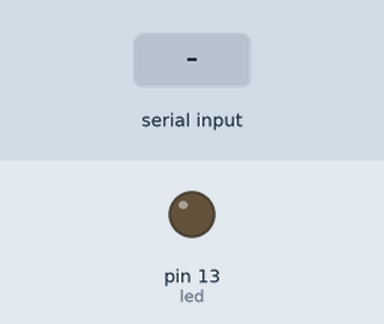
Bench run of a sketch on a simulated Arduino Uno, built with avr-gcc and run on an emulated ATmega328P. Parts: output pins drawn as LEDs (lit = HIGH). Inputs (shaded band) come from the test bench.

Above: at 1.2 s.
1.3 s: "7" received over Serial
At 2.5 s:
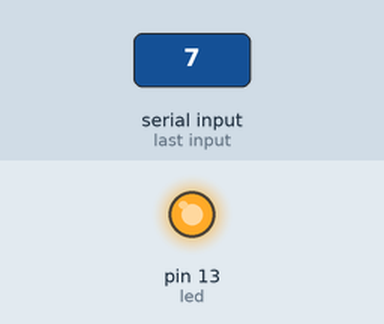
2.8 s: "1" received over Serial
At 3.7 s:
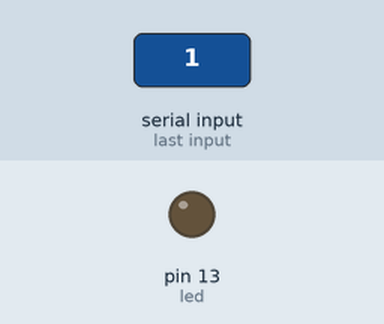
Timing chart, 0 to 5.8 s (numbered marks = the images above; inputs shaded):
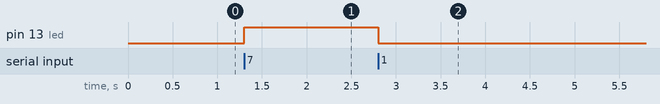

The sketch:

UnitCircleGame_H.ino
```cpp
char a=0;
const int led=13;

#include <Wire.h>

void setup() {
Serial.begin(9600);
pinMode(led,OUTPUT);
}

void loop() {
if(Serial.available()>0)
a=Serial.read();


if(a=='7')
{
  digitalWrite(led,HIGH);
}
else
{
  digitalWrite(led,LOW);
}

}

////// code ends here
```

Measured:
- after the input at 1.3 s, pin 13 (led): LOW → HIGH at once
- after the input at 2.8 s, pin 13 (led): HIGH → LOW at once
